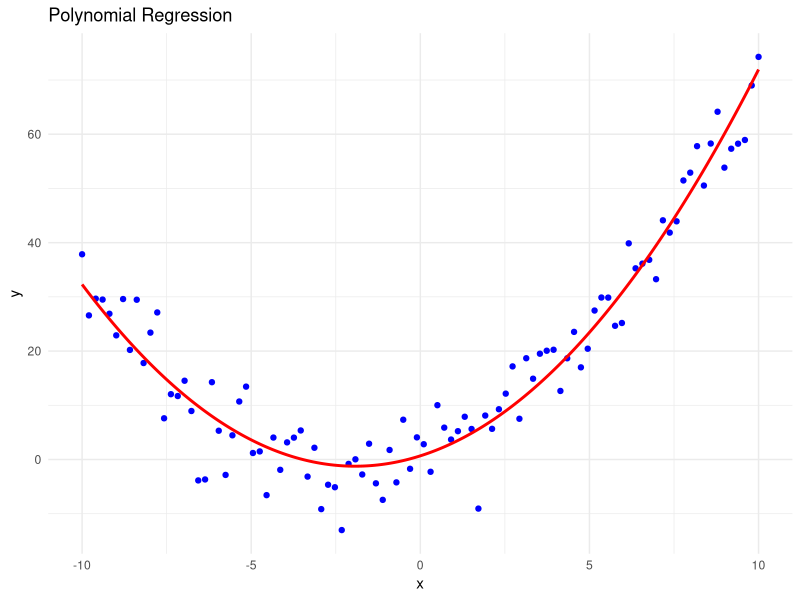

Here is the R script that generated this plot:
# Load necessary library
library(ggplot2)

# Set seed for reproducibility
set.seed(42)

# Create a dataset
n <- 100
x <- seq(-10, 10, length.out = n)
a <- 0.5
b <- 2
c <- 1
noise <- rnorm(n, mean = 0, sd = 5)
y <- a * x^2 + b * x + c + noise

# Create a data frame
data <- data.frame(x = x, y = y)

# Fit a polynomial regression model
model <- lm(y ~ poly(x, 2), data = data)

# Print model summary
summary(model)

# Create a sequence of x values for prediction
x_pred <- seq(min(x), max(x), length.out = 200)
y_pred <- predict(model, newdata = data.frame(x = x_pred))

# Create a data frame for predicted values
pred_data <- data.frame(x = x_pred, y = y_pred)

# Plot the data and the polynomial regression curve
ggplot(data, aes(x = x, y = y)) +
  geom_point(color = 'blue') +  # Original data points
  geom_line(data = pred_data, aes(x = x, y = y), color = 'red', linewidth = 1) +  # Fitted curve
  labs(title = 'Polynomial Regression',
       x = 'x',
       y = 'y') +
  theme_minimal()
